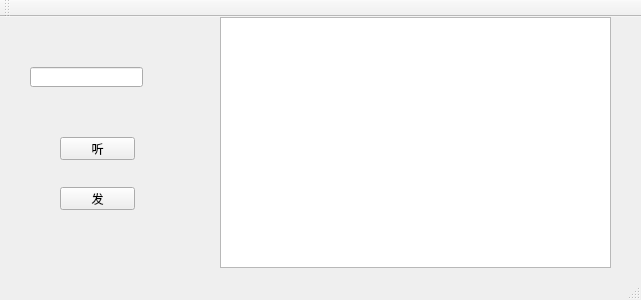
<?xml version="1.0" encoding="UTF-8"?>
<ui version="4.0">
 <class>MainWindow</class>
 <widget class="QMainWindow" name="MainWindow">
  <property name="geometry">
   <rect>
    <x>0</x>
    <y>0</y>
    <width>641</width>
    <height>300</height>
   </rect>
  </property>
  <property name="windowTitle">
   <string>MainWindow</string>
  </property>
  <widget class="QWidget" name="centralWidget">
   <widget class="QLineEdit" name="lineEdit">
    <property name="geometry">
     <rect>
      <x>30</x>
      <y>50</y>
      <width>113</width>
      <height>20</height>
     </rect>
    </property>
   </widget>
   <widget class="QPushButton" name="pushButton">
    <property name="geometry">
     <rect>
      <x>60</x>
      <y>120</y>
      <width>75</width>
      <height>23</height>
     </rect>
    </property>
    <property name="text">
     <string>听</string>
    </property>
   </widget>
   <widget class="QPushButton" name="pushButton_2">
    <property name="geometry">
     <rect>
      <x>60</x>
      <y>170</y>
      <width>75</width>
      <height>23</height>
     </rect>
    </property>
    <property name="text">
     <string>发</string>
    </property>
   </widget>
   <widget class="QTextEdit" name="textEdit">
    <property name="geometry">
     <rect>
      <x>220</x>
      <y>0</y>
      <width>391</width>
      <height>251</height>
     </rect>
    </property>
   </widget>
  </widget>
  <widget class="QMenuBar" name="menuBar">
   <property name="geometry">
    <rect>
     <x>0</x>
     <y>0</y>
     <width>641</width>
     <height>23</height>
    </rect>
   </property>
  </widget>
  <widget class="QToolBar" name="mainToolBar">
   <attribute name="toolBarArea">
    <enum>TopToolBarArea</enum>
   </attribute>
   <attribute name="toolBarBreak">
    <bool>false</bool>
   </attribute>
  </widget>
  <widget class="QStatusBar" name="statusBar"/>
 </widget>
 <layoutdefault spacing="6" margin="11"/>
 <resources/>
 <connections/>
</ui>
